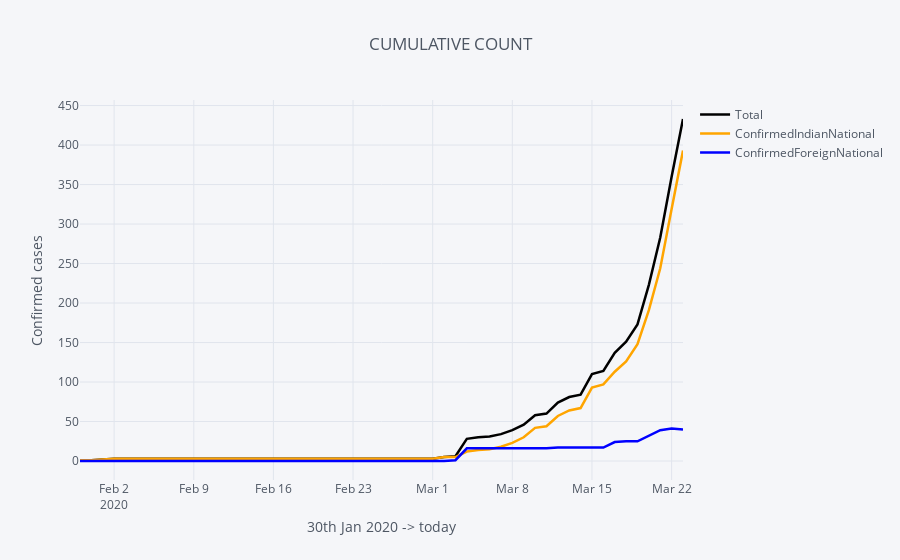

The cell this chart's notebook holds for it:
### Markdown cell above
### EDA India

### Code cell
india[['Total','ConfirmedIndianNational','ConfirmedForeignNational']].iplot(
    title='CUMULATIVE COUNT',
    colors={'Total':'black','ConfirmedIndianNational':'orange',
            'ConfirmedForeignNational':'blue'}, width=2.5,
    xTitle='30th Jan 2020 -> today', yTitle='Confirmed cases')

### Figure 1 — Plotly figure (JSON) as saved in the notebook; plotly's stock layout.template omitted (floating-point values rounded to 4 significant figures)
{"data": [{"line": {"color": "black", "dash": "solid", "shape": "linear", "width": 2.5}, "mode": "lines", "name": "Total", "text": "", "type": "scatter", "uid": "8e500d57-4356-46e7-9f7c-517082cbd063", "x": ["2020-01-30", "2020-01-31", "2020-02-01", "2020-02-02", "2020-02-03", "2020-02-04", "2020-02-05", "2020-02-06", "2020-02-07", "2020-02-08", "2020-02-09", "2020-02-10", "2020-02-11", "2020-02-12", "2020-02-13", "2020-02-14", "2020-02-15", "2020-02-16", "2020-02-17", "2020-02-18", "2020-02-19", "2020-02-20", "2020-02-21", "2020-02-22", "2020-02-23", "2020-02-24", "2020-02-25", "2020-02-26", "2020-02-27", "2020-02-28", "2020-02-29", "2020-03-01", "2020-03-02", "2020-03-03", "2020-03-04", "2020-03-05", "2020-03-06", "2020-03-07", "2020-03-08", "2020-03-09", "2020-03-10", "2020-03-11", "2020-03-12", "2020-03-13", "2020-03-14", "2020-03-15", "2020-03-16", "2020-03-17", "2020-03-18", "2020-03-19", "2020-03-20", "2020-03-21", "2020-03-22", "2020-03-23"], "y": [1, 1, 2, 3, 3, 3, 3, 3, 3, 3, 3, 3, 3, 3, 3, 3, 3, 3, 3, 3, 3, 3, 3, 3, 3, 3, 3, 3, 3, 3, 3, 3, 5, 6, 28, 30, 31, 34, 39, 46, 58, 60, 74, 81, 84, 110, 114, 137, 151, 173, 223, 283, 360, 433]}, {"line": {"color": "orange", "dash": "solid", "shape": "linear", "width": 2.5}, "mode": "lines", "name": "ConfirmedIndianNational", "text": "", "type": "scatter", "uid": "3b54d857-ec02-40fb-a7a5-335e72cf06ee", "x": ["2020-01-30", "2020-01-31", "2020-02-01", "2020-02-02", "2020-02-03", "2020-02-04", "2020-02-05", "2020-02-06", "2020-02-07", "2020-02-08", "2020-02-09", "2020-02-10", "2020-02-11", "2020-02-12", "2020-02-13", "2020-02-14", "2020-02-15", "2020-02-16", "2020-02-17", "2020-02-18", "2020-02-19", "2020-02-20", "2020-02-21", "2020-02-22", "2020-02-23", "2020-02-24", "2020-02-25", "2020-02-26", "2020-02-27", "2020-02-28", "2020-02-29", "2020-03-01", "2020-03-02", "2020-03-03", "2020-03-04", "2020-03-05", "2020-03-06", "2020-03-07", "2020-03-08", "2020-03-09", "2020-03-10", "2020-03-11", "2020-03-12", "2020-03-13", "2020-03-14", "2020-03-15", "2020-03-16", "2020-03-17", "2020-03-18", "2020-03-19", "2020-03-20", "2020-03-21", "2020-03-22", "2020-03-23"], "y": [1, 1, 2, 3, 3, 3, 3, 3, 3, 3, 3, 3, 3, 3, 3, 3, 3, 3, 3, 3, 3, 3, 3, 3, 3, 3, 3, 3, 3, 3, 3, 3, 5, 5, 12, 14, 15, 18, 23, 30, 42, 44, 57, 64, 67, 93, 97, 113, 126, 148, 191, 244, 319, 393]}, {"line": {"color": "blue", "dash": "solid", "shape": "linear", "width": 2.5}, "mode": "lines", "name": "ConfirmedForeignNational", "text": "", "type": "scatter", "uid": "a9b0d158-3dce-4269-a85e-64680509a974", "x": ["2020-01-30", "2020-01-31", "2020-02-01", "2020-02-02", "2020-02-03", "2020-02-04", "2020-02-05", "2020-02-06", "2020-02-07", "2020-02-08", "2020-02-09", "2020-02-10", "2020-02-11", "2020-02-12", "2020-02-13", "2020-02-14", "2020-02-15", "2020-02-16", "2020-02-17", "2020-02-18", "2020-02-19", "2020-02-20", "2020-02-21", "2020-02-22", "2020-02-23", "2020-02-24", "2020-02-25", "2020-02-26", "2020-02-27", "2020-02-28", "2020-02-29", "2020-03-01", "2020-03-02", "2020-03-03", "2020-03-04", "2020-03-05", "2020-03-06", "2020-03-07", "2020-03-08", "2020-03-09", "2020-03-10", "2020-03-11", "2020-03-12", "2020-03-13", "2020-03-14", "2020-03-15", "2020-03-16", "2020-03-17", "2020-03-18", "2020-03-19", "2020-03-20", "2020-03-21", "2020-03-22", "2020-03-23"], "y": [0, 0, 0, 0, 0, 0, 0, 0, 0, 0, 0, 0, 0, 0, 0, 0, 0, 0, 0, 0, 0, 0, 0, 0, 0, 0, 0, 0, 0, 0, 0, 0, 0, 1, 16, 16, 16, 16, 16, 16, 16, 16, 17, 17, 17, 17, 17, 24, 25, 25, 32, 39, 41, 40]}], "layout": {"legend": {"bgcolor": "#F5F6F9", "font": {"color": "#4D5663"}}, "paper_bgcolor": "#F5F6F9", "plot_bgcolor": "#F5F6F9", "title": {"font": {"color": "#4D5663"}, "text": "CUMULATIVE COUNT"}, "xaxis": {"gridcolor": "#E1E5ED", "showgrid": true, "tickfont": {"color": "#4D5663"}, "title": {"font": {"color": "#4D5663"}, "text": "30th Jan 2020 -> today"}, "zerolinecolor": "#E1E5ED"}, "yaxis": {"gridcolor": "#E1E5ED", "showgrid": true, "tickfont": {"color": "#4D5663"}, "title": {"font": {"color": "#4D5663"}, "text": "Confirmed cases"}, "zerolinecolor": "#E1E5ED"}}}
